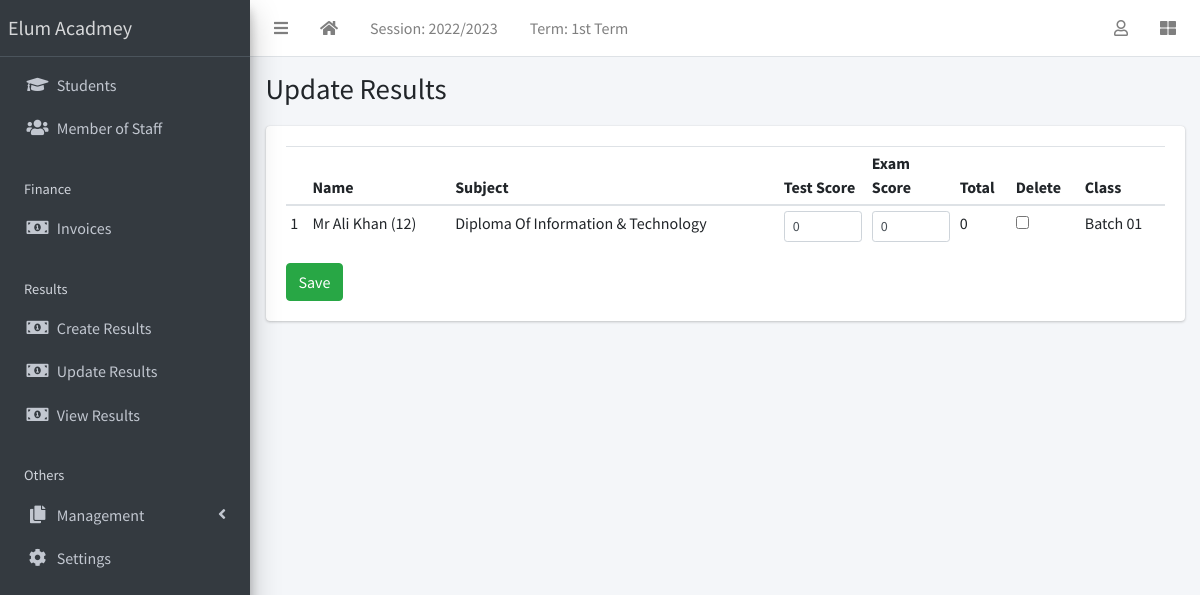
Screenshot of /result/edit-results/ (signed in) with the database file from the repository.
### apps/corecode/models.py (models this page shows, shortened)
class AcademicSession(models.Model):
    name = models.CharField(max_length=200, unique=True)
    current = models.BooleanField(default=True)
    class Meta:
        ordering = ["-name"]

class AcademicTerm(models.Model):
    name = models.CharField(max_length=20, unique=True)
    current = models.BooleanField(default=True)
    class Meta:
        ordering = ["name"]

class SiteConfig(models.Model):
    key = models.SlugField()
    value = models.CharField(max_length=200)

class Subject(models.Model):
    name = models.CharField(max_length=200, unique=True)
    class Meta:
        ordering = ["name"]
    def __str__(self):
        return self.name

class StudentClass(models.Model):
    name = models.CharField(max_length=200, unique=True)
    class Meta:
        verbose_name = "Class"
        verbose_name_plural = "Classes"
        ordering = ["name"]
    def __str__(self):
        return self.name

### apps/result/models.py (models this page shows, shortened)
class Result(models.Model):
    student = models.ForeignKey(Student, on_delete=models.CASCADE)
    session = models.ForeignKey(AcademicSession, on_delete=models.CASCADE)
    term = models.ForeignKey(AcademicTerm, on_delete=models.CASCADE)
    current_class = models.ForeignKey(StudentClass, on_delete=models.CASCADE)
    subject = models.ForeignKey(Subject, on_delete=models.CASCADE)
    test_score = models.IntegerField(default=0)
    exam_score = models.IntegerField(default=0)
    class Meta:
        ordering = ["subject"]
    def total_score(self):
        return self.test_score + self.exam_score

### apps/students/models.py (models this page shows, shortened)
class Student(models.Model):
    STATUS_CHOICES = [("active", "Active"), ("inactive", "Inactive")]
    GENDER_CHOICES = [("male", "Male"), ("female", "Female")]
    current_status = models.CharField(
        max_length=10, choices=STATUS_CHOICES, default="active"
    )
    registration_number = models.CharField(max_length=200, unique=True)
    surname = models.CharField(max_length=200)
    firstname = models.CharField(max_length=200)
    other_name = models.CharField(max_length=200, blank=True)
    gender = models.CharField(max_length=10, choices=GENDER_CHOICES, default="male")
    date_of_birth = models.DateField(default=timezone.now)
    current_class = models.ForeignKey(
        StudentClass, on_delete=models.SET_NULL, blank=True, null=True
    )
    date_of_admission = models.DateField(default=timezone.now)
    mobile_num_regex = RegexValidator(
        regex="^[0-9]{10,15}$", message="Entered mobile number isn't in a right format!"
    )
    parent_mobile_number = models.CharField(
        validators=[mobile_num_regex], max_length=13, blank=True
    )
    address = models.TextField(blank=True)
    others = models.TextField(blank=True)
    passport = models.ImageField(blank=True, upload_to="students/passports/")
    class Meta:
        ordering = ["surname", "firstname", "other_name"]
    def __str__(self):
        return f"{self.surname} {self.firstname} {self.other_name} ({self.registration_number})"

### apps/result/views.py (the view)
# urls.py: path("edit-results/", edit_results, name="edit-results"),
@login_required
def edit_results(request):
    if request.method == "POST":
        form = EditResults(request.POST)
        if form.is_valid():
            form.save()
            messages.success(request, "Results successfully updated")
            return redirect("edit-results")
    else:
        results = Result.objects.filter(
            session=request.current_session, term=request.current_term
        )
        form = EditResults(queryset=results)
    return render(request, "result/edit_results.html", {"formset": form})

### apps/corecode/context_processors.py (called while the page is built)
def site_defaults(request):
    current_session = AcademicSession.objects.get(current=True)
    current_term = AcademicTerm.objects.filter(current=True).first()
    vals = SiteConfig.objects.all()
    contexts = {
        "current_session": current_session.name,
        "current_term": current_term.name,
    }
    for val in vals:
        contexts[val.key] = val.value
    return contexts

### apps/result/templates/result/edit_results.html (shortened to what this page needs)
{% extends 'base.html' %}
{% load widget_tweaks %}
{% block title %}
Update Results
{% endblock title %}
{% block content %}
<form method="POST">
  <table id="studenttable" class="table table-sm">
    <thead>
      <tr>
        <th></th>
        <th>Name</th>
        <th>Subject</th>
        <th>Test Score</th>
        <th>Exam Score</th>
        <th>Total</th>
        <th>Delete</th>
        <th>Class</th>
      </tr>
    </thead>
    <tbody>
      {% for form in formset %}
        <tr>
          <td>{{forloop.counter }}</td>
          <td>{{form.instance.student }}</td>
          <td>{{form.instance.subject}}</td>
          <td style="width: 10%;">{{form.test_score | add_class:"form-control form-control-sm"}}</td>
          <td style="width: 10%;">{{form.exam_score | add_class:"form-control form-control-sm"}}</td>
          <td>{{form.instance.total_score}}</td>
          <td>{{form.DELETE}}</td>
          <td>{{form.instance.current_class}}</td>
        </tr>
      {% endfor %}
    </tbody>
  </table>
  <input type="submit" class="btn btn-success" value="Save">
  </form>
{% endblock content %}

### templates/base.html (shortened to what this page needs)
{% load static %}
<!DOCTYPE html>
<html lang="en">
<head>
  <link rel="stylesheet" href="{% static 'plugins/fontawesome-free/css/all.min.css' %}">
  <link rel="stylesheet" href="{% static 'plugins/toastr/toastr.min.css' %}">
  <link rel="stylesheet"
    href="{% static 'plugins/overlayScrollbars/css/OverlayScrollbars.min.css' %}">
  <link rel="stylesheet" href="{% static 'plugins/Datatables/datatables.min.css' %}" />
  <link rel="stylesheet" href="{% static 'dist/css/adminlte.min.css' %}">
</head>
<body
  class="hold-transition sidebar-mini layout-fixed layout-navbar-fixed layout-footer-fixed">
  <div class="wrapper">
    <nav class="main-header navbar navbar-expand navbar-white navbar-light">
      <ul class="navbar-nav">
        <li class="nav-item">
          <a class="nav-link" data-widget="pushmenu" href="#" role="button"><i
              class="fas fa-bars"></i></a>
        </li>
        <li class="nav-item d-none d-sm-inline-block">
          <a href="{% url 'home' %} " class="nav-link"><i class="fa fa-home"></i></a>
        </li>
        <li class="nav-item d-none d-sm-inline-block">
          <a href="{% url 'current-session' %}" class="nav-link">Session: {{ current_session }}</a>
        </li>
        <li class="nav-item d-none d-sm-inline-block">
          <a href="{% url 'current-session' %}" class="nav-link">Term: {{ current_term }}</a>
        </li>
      </ul>
      <ul class="navbar-nav ml-auto">
        <li class="nav-item dropdown">
          <a class="nav-link" data-toggle="dropdown" href="#">
            <i class="far fa-user"></i>
          </a>
        </li>
        <li class="nav-item">
          <a class="nav-link" data-widget="control-sidebar" data-slide="true"
            href="#" role="button"><i class="fas fa-th-large"></i></a>
        </li>
      </ul>
    </nav>
    <aside class="main-sidebar sidebar-dark-primary elevation-4">
      <a href="{% url 'home' %}" class="brand-link">{{ school_name | default:"MySchool" }}</a>
      <div class="sidebar">
        <nav class="mt-2">
          <ul class="nav nav-pills nav-sidebar flex-column"
            data-widget="treeview" role="menu" data-accordion="false">
            <li class="nav-item">
              <a href="{% url 'student-list' %}" class="nav-link">
                <i class="nav-icon fas fa-graduation-cap"></i>
                <p>
                  Students
                </p>
              </a>
            </li>
            <li class="nav-item">
              <a href="{% url 'staff-list' %}" class="nav-link">
                <i class="nav-icon fas fa-users"></i>
                <p>
                  Member of Staff
                </p>
              </a>
            </li>
            <li class="nav-header">Finance</li>
            <li class="nav-item">
              <a href="{% url 'invoice-list' %}" class="nav-link">
                <i class="nav-icon fas fa-money-bill-alt"></i>
                <p>
                  Invoices
                </p>
              </a>
            </li>
            <li class="nav-header">Results</li>
            <li class="nav-item">
              <a href="{% url 'create-result' %}" class="nav-link">
                <i class="nav-icon fas fa-money-bill-alt"></i>
                <p>
                  Create Results
                </p>
              </a>
            </li>
            <li class="nav-item">
              <a href="{% url 'edit-results' %}" class="nav-link">
                <i class="nav-icon fas fa-money-bill-alt"></i>
                <p>
                  Update Results
                </p>
              </a>
            </li>
            <li class="nav-item">
              <a href="{% url 'view-results' %}" class="nav-link">
                <i class="nav-icon fas fa-money-bill-alt"></i>
                <p>
                  View Results
                </p>
              </a>
            </li>
            <li class="nav-header">Others</li>
            <li class="nav-item has-treeview">
              <a href="#" class="nav-link">
                <i class="nav-icon fas fa-copy"></i>
                <p>
                  Management
                  <i class="fas fa-angle-left right"></i>
                </p>
              </a>
            </li>
            <li class="nav-item">
              <a href="{% url 'configs' %}" class="nav-link">
                <i class="nav-icon fas fa-cog"></i>
                <p>
                  Settings
                </p>
              </a>
            </li>
          </ul>
        </nav>
      </div>
    </aside>
    <div class="content-wrapper">
      <section class="content-header">
        <div class="container-fluid">
          <div class="row mb-1">
            <div class="col-sm-8">
              <h1>{% block title %}{% endblock title %}</h1>
            </div>
            <div class="col-sm-4">
            </div>
          </div>
        </div>
      </section>
      <section class="content">
        <div class="container-fluid">
          <div class="row">
            <div class="col-md-12">
              {% block fullcard %}
              <div class="card">
                <div class="card-body">
                  <div class="row">
                    <div class="col">
                      {% block content %}
                      {% endblock content %}
                    </div>
                  </div>
                </div>
              </div>
              {% endblock fullcard %}
            </div>
          </div>
        </div>
      </section>
    </div>
  </div>
</body>
</html>

### rows the page displays
AcademicSession: name "2022/2023"
AcademicTerm: name "1st Term"
SiteConfig: value "Elum Acadmey"
Result: instance.student "Mr Ali Khan (12)", instance.subject "Diploma Of Information & Technology", instance.total_score "0", instance.current_class "Batch 01"
